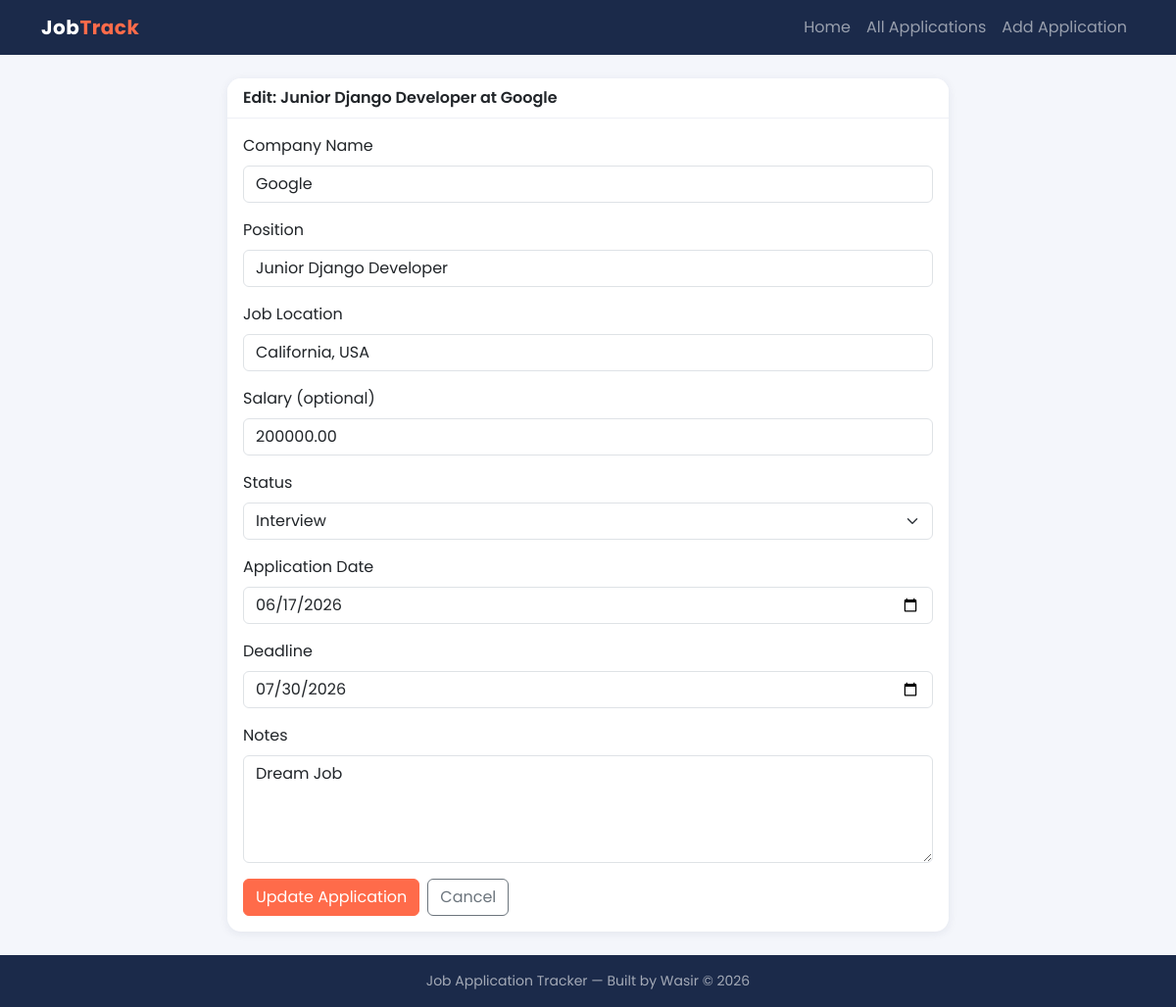
The app's page /jobs/1/edit/ with its own data.
### jobs/models.py (models this page shows, shortened)
class JobApplication(models.Model):
    STATUS_CHOICES = [
        ('applied', 'Applied'),
        ('interview', 'Interview'),
        ('offer', 'Offer'),
        ('accepted', 'Accepted'),
        ('rejected', 'Rejected'),
    ]
    company_name = models.CharField(max_length=200)
    position = models.CharField(max_length=200)
    job_location = models.CharField(max_length=200)
    salary = models.DecimalField(max_digits=10, decimal_places=2, null=True, blank=True)
    status = models.CharField(max_length=20, choices=STATUS_CHOICES, default='applied')
    application_date = models.DateField()
    deadline = models.DateField()
    notes = models.TextField(max_length=500, blank=True)
    created_at = models.DateTimeField(auto_now_add=True)
    updated_at = models.DateTimeField(auto_now=True)
    class Meta:
        ordering = ['-application_date']

### jobs/views.py (the view)
# urls.py: path('<int:pk>/edit/', views.job_update, name='job_update'),
def job_update(request, pk):
    application = get_object_or_404(JobApplication, pk=pk)
    if request.method == 'POST':
        form = JobApplicationForm(request.POST, instance=application)
        if form.is_valid():
            form.save()
            messages.success(request, 'Application updated successfully.')
            return redirect('jobs:job_list')
    else:
        form = JobApplicationForm(instance=application)
    return render(request, 'jobs/update.html', {'form': form, 'application': application})

### templates/jobs/update.html (shortened to what this page needs)
{% extends 'base.html' %}
{% block content %}
<div class="row justify-content-center">
    <div class="col-lg-8">
        <div class="card">
            <div class="card-header">Edit: {{ application.position }} at {{ application.company_name }}</div>
            <div class="card-body">
                <form method="post" novalidate>
                    {% for field in form %}
                        <div class="mb-3">
                            <label for="{{ field.id_for_label }}" class="form-label">{{ field.label }}</label>
                            {{ field }}
                        </div>
                    {% endfor %}
                    <div class="d-flex gap-2">
                        <button type="submit" class="btn btn-primary">Update Application</button>
                        <a href="{% url 'jobs:job_detail' application.pk %}" class="btn btn-outline-secondary">Cancel</a>
                    </div>
                </form>
            </div>
        </div>
    </div>
</div>
{% endblock %}

### static/css/style.css (style rules this page uses)
:root { --brand: #1b2a4a; --brand-light: #2c4370; --accent: #ff6b4a; --page-bg: #f4f6fb; }
body { font-family: 'Poppins', sans-serif; background-color: var(--page-bg) !important; color: #2f3542; }
.card { border: none; border-radius: 14px; box-shadow: 0 2px 10px rgba(27, 42, 74, 0.08); }
.card-header { background-color: #fff; border-bottom: 1px solid #eef0f6; border-radius: 14px 14px 0 0 !important; font-weight: 600; }
.btn-primary { background-color: var(--accent); border-color: var(--accent); }

### records on screen
JobApplication: position "Junior Django Developer", company_name "Google", form "Google" "Junior Django Developer" "California, USA" "200000.00" "Interview" "06/17/2026" "07/30/2026" "Dream Job"

### other values on screen
{{ field.label }} "Company Name" "Position" "Job Location" "Salary (optional)" "Status" "Application Date" "Deadline" "Notes"
